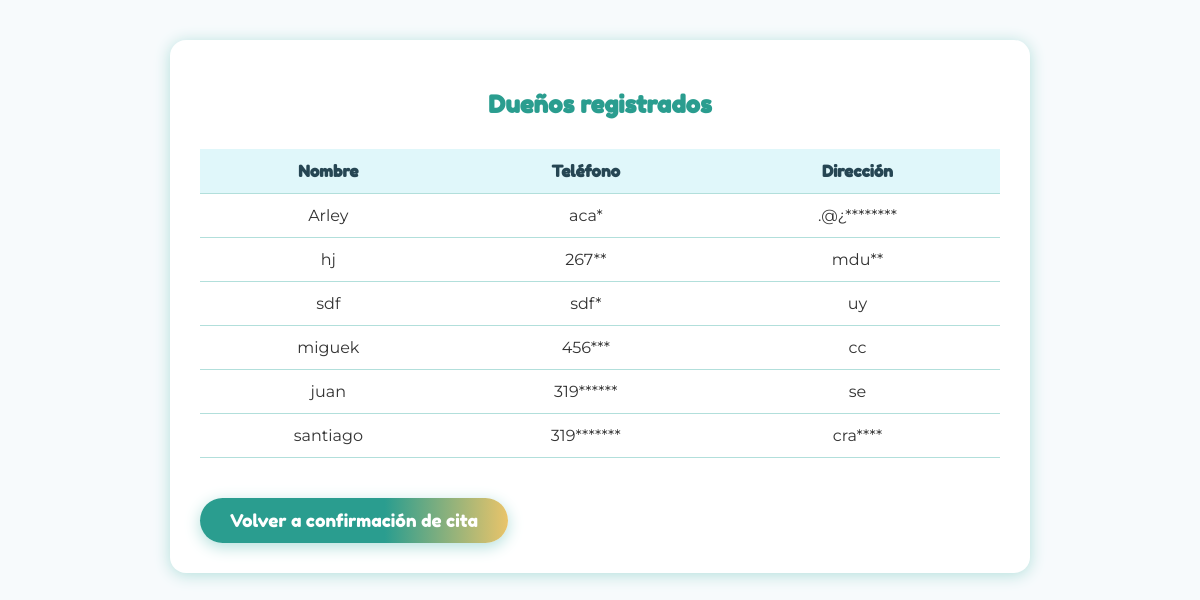
/app/lista-duenos, run on the app's committed database.
### bienvenida/models.py (models this page shows)
class Owner(models.Model):
    name = models.CharField(max_length=100)
    phone = models.CharField(max_length=15)
    address = models.CharField(max_length=255)

### bienvenida/views.py (the view)
# urls.py: path('lista-duenos', views.lista_duenos, name='lista_duenos'),
def lista_duenos(request):
    duenos = Owner.objects.all()
    cita_id = request.GET.get('cita_id')
    return render(request, 'bienvenida/lista_duenos.html', {'duenos': duenos, 'cita_id': cita_id})

### bienvenida/templates/bienvenida/lista_duenos.html (shortened to what this page needs)
<!DOCTYPE html>
<html lang="es">
<head>
</head>
<body>
    <div class="container">
        <h2>Dueños registrados</h2>
        {% if duenos %}
        <table>
            <thead>
                <tr>
                    <th>Nombre</th>
                    <th>Teléfono</th>
                    <th>Dirección</th>
                </tr>
            </thead>
            <tbody>
                {% for dueno in duenos %}
                <tr>
                    <td>{{ dueno.name }}</td>
                    <td>
                        {{ dueno.phone|slice:":3" }}{% for i in dueno.phone|slice:"3:" %}*{% endfor %}
                    </td>
                    <td>
                        {{ dueno.address|slice:":3" }}{% for i in dueno.address|slice:"3:" %}*{% endfor %}
                    </td>
                </tr>
                {% endfor %}
            </tbody>
        </table>
        {% else %}
            <p>No hay dueños registrados.</p>
        {% endif %}
        <a href="{% url 'confirmacion_cita' cita_id %}" class="btn">Volver a confirmación de cita</a>
    </div>
</body>
</html>

### bienvenida/templates/bienvenida/lista_duenos.html (style rules this page uses)
body { font-family: 'Montserrat', Arial, sans-serif; background: #f7fafc; color: #333; }
.container { max-width: 800px; margin: 40px auto; background: #fff; padding: 30px; border-radius: 16px; box-shadow: 0 2px 16px #b2dfdb; }
h2 { color: #2a9d8f; font-family: 'Fredoka One', cursive, Arial, sans-serif; text-align: center; }
table { width: 100%; border-collapse: collapse; margin: 30px 0; }
th, td { padding: 12px 8px; border-bottom: 1px solid #b2dfdb; text-align: center; }
th { background: #e0f7fa; color: #264653; font-family: 'Fredoka One', cursive, Arial, sans-serif; }
.btn { background: linear-gradient(90deg, #2a9d8f 60%, #e9c46a 100%); color: #fff; font-family: 'Fredoka One', cursive, Arial, sans-serif; font-size: 1.1em; padding: 12px 30px; border: none; border-radius: 30px; cursor: pointer; box-shadow: 0 4px 16px #b2dfdb; transition: background 0.3s, transform 0.2s; text-decoration: none; display: inline-block; margin-top: 10px; }

### data on the page
Owner: name "Arley", phone "aca", address ".@¿"
Owner: name "hj", phone "267", address "mdu"
Owner: name "sdf", phone "sdf", address "uy"
Owner: name "miguek", phone "456", address "cc"
Owner: name "juan", phone "319", address "se"
Owner: name "santiago", phone "319", address "cra"
